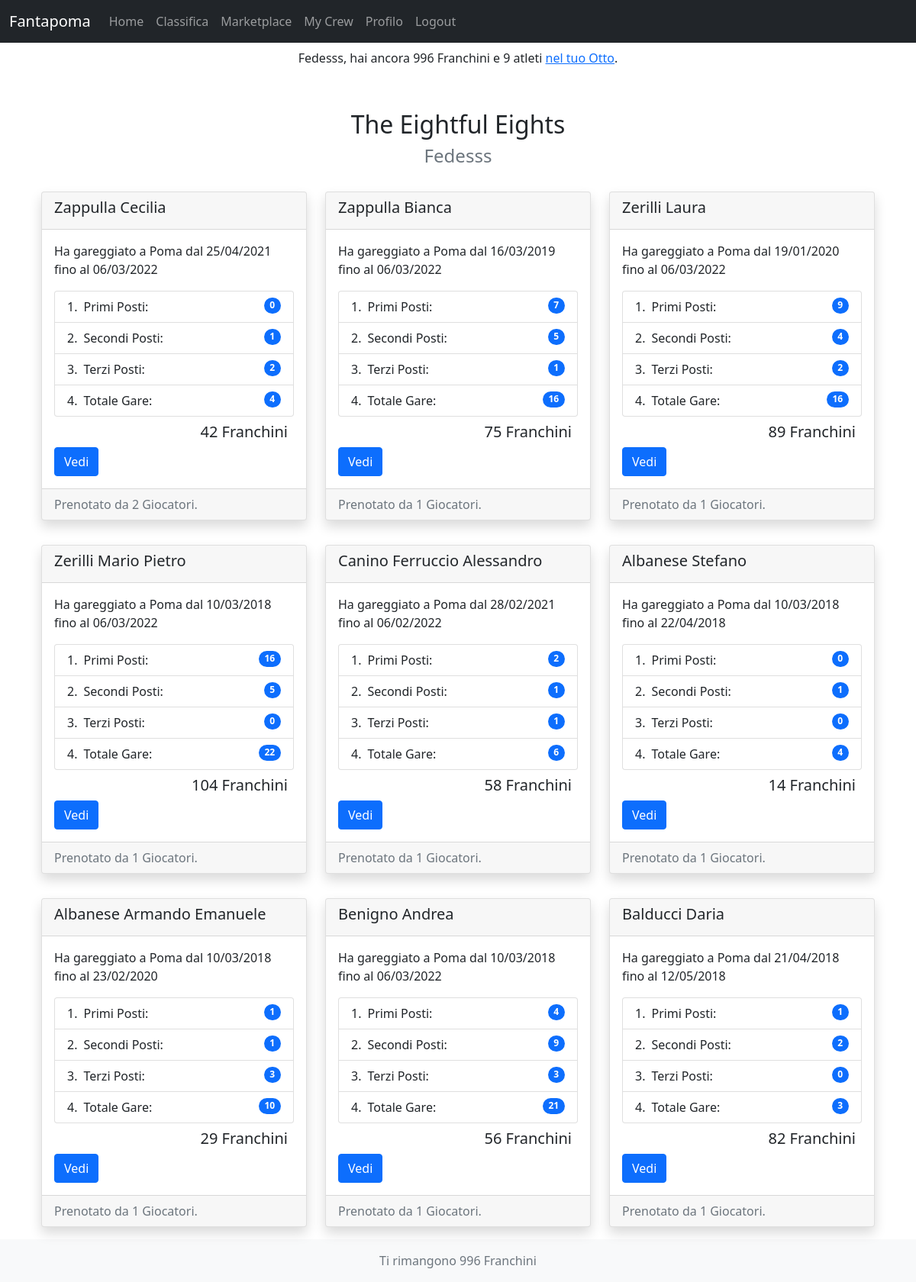
The app's page /fantapoma/mycrew/ (signed in), older data.
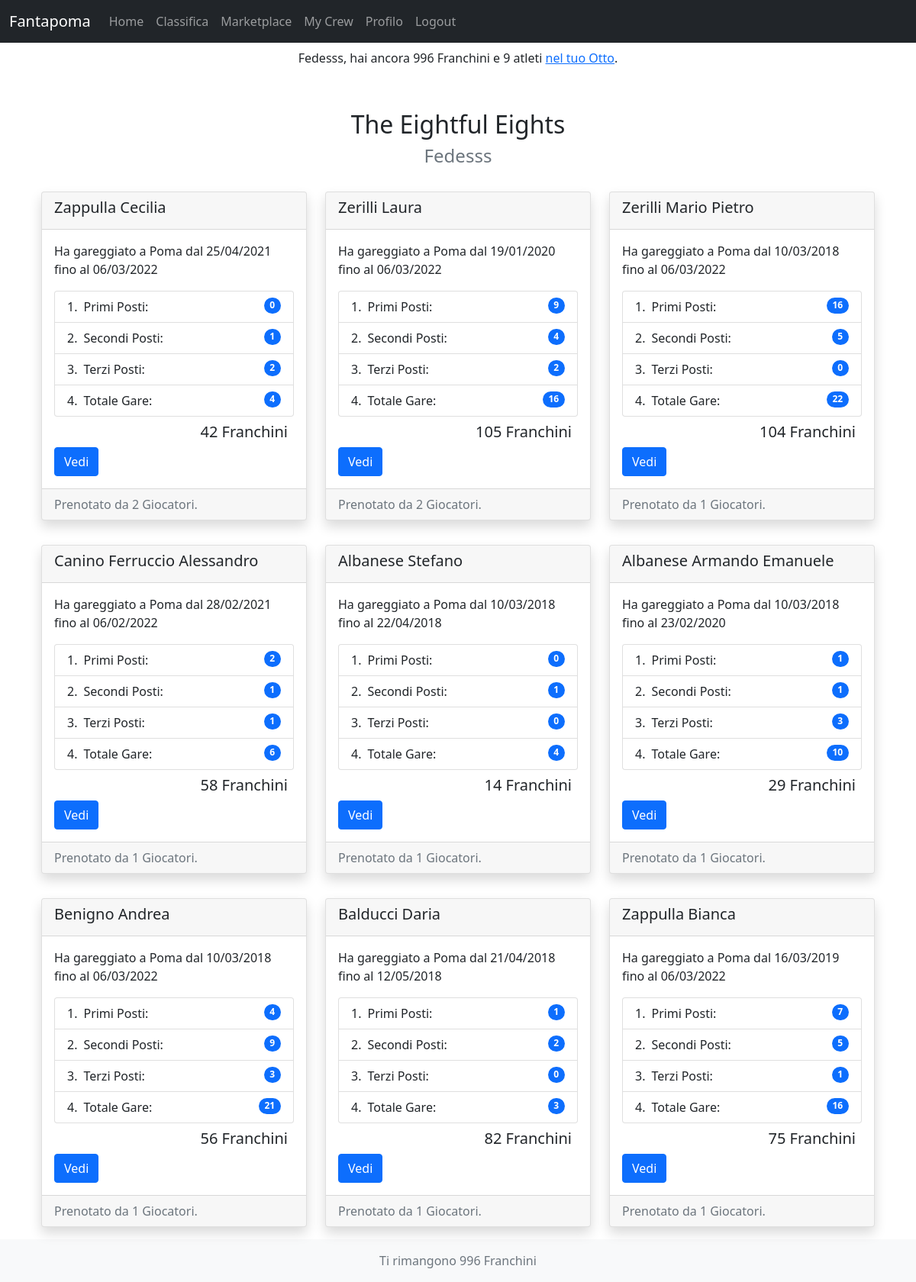
The same page, newer data.
### fantapoma/models.py (models this page shows, shortened)
class Player(models.Model):
    user = models.OneToOneField(User, on_delete=models.CASCADE, primary_key=True)
    franchs = models.IntegerField(blank=True, default=200)
    team_name = models.CharField(max_length=200, default='8+')
    score = models.IntegerField(blank=True, null=True, default=0)

class Athlete(models.Model):
    name = models.CharField(max_length=200)
    born = models.DateField('Date of Birth', default=datetime.date(2000,1,1))
    club = models.CharField(max_length=200, default='Società Canottieri Palermo')
    total = models.IntegerField('Total Races', default=0)
    first = models.IntegerField(default=0)
    second = models.IntegerField(default=0)
    third = models.IntegerField(default=0)
    first_time = models.DateField('First Race Date')
    last_time = models.DateField('Last Race Date')
    points = models.IntegerField(default=0)
    players = models.ManyToManyField(User)
    @property
    def bookings(self):
        n = self.players.all().count()
        return n
    @property
    def adjusted_points(self):
        booking_term = self.points*(math.tanh(self.bookings/4))
        adjusted_points = self.points + booking_term
        return int(adjusted_points)

### fantapoma/views.py (the view)
# urls.py: path('mycrew/', MyCrewView.as_view(), name='mycrew'),
class MyCrewView(LoginRequiredMixin, ListView):
    model = Athlete
    template_name = "fantapoma/mycrew.html"
    context_object_name = 'player'
    def get_queryset(self):
        self.user = self.request.user
        return self.user.athlete_set.all()
    def get_context_data(self, **kwargs):
        self.user = self.request.user
        context = super().get_context_data(**kwargs)
        context['atleti'] = self.user.athlete_set.all()
        return context

### fantapoma/templates/fantapoma/mycrew.html (shortened to what this page needs)
{% extends "base.html" %}
{% block content %}
<div class="container header text-center mt-5">
  <h2>{{ request.user.player.team_name }}</h2>
  <h3 class="text-muted fw-light fs-4">{{ request.user.username }}</h3>
</div>
<div class="container card-container mt-2">
  <div class="container-fluid object">
    <div class="row">
    {% for object in object_list %}
      <div class="col-sm-4 my-3">
        <div class="card shadow">
          <div class="card-header">
            <h5>{{object.name}}</h5>
          </div>
          <div class="card-body">
            <p class="card-text">Ha gareggiato a Poma dal {{object.first_time|date:'d/m/Y'}} fino al {{object.last_time|date:'d/m/Y'}}</p>
            <ul class="list-group list-group-numbered">
              <li class="list-group-item d-flex justify-content-between align-items-start">
                <div class="ms-2 me-auto">Primi Posti:</div>
                <span class="badge bg-primary rounded-pill">{{object.first}}</span>
              </li>
              <li class="list-group-item d-flex justify-content-between align-items-start">
                <div class="ms-2 me-auto">Secondi Posti:</div>
                <span class="badge bg-primary rounded-pill">{{object.second}}</span>
              </li>
              <li class="list-group-item d-flex justify-content-between align-items-start">
                <div class="ms-2 me-auto">Terzi Posti:</div>
                <span class="badge bg-primary rounded-pill">{{object.third}}</span>
              </li>
              <li class="list-group-item d-flex justify-content-between align-items-start">
                <div class="ms-2 me-auto">Totale Gare:</div>
                <span class="badge bg-primary rounded-pill">{{object.total}}</span>
              </li>
            </ul>
            <h5 class="card-text text-end m-2">{{ object.adjusted_points }} Franchini</h5>
            <a href="{% url 'view-athlete' object.id %}" class="btn btn-primary">Vedi</a>
          </div>
          <div class="card-footer text-muted">
            Prenotato da {{ object.bookings }} Giocatori.
          </div>
        </div>
      </div>
    {% endfor %}
    </div>
  </div>
</div>
{% endblock %}
{% block footer %}
<footer class="footer mt-auto py-3 bg-light text-center">
  <div class="container">
    <span class="text-muted">Ti rimangono {{ request.user.player.franchs }} Franchini</span>
  </div>
</footer>
{% endblock %}

### fantapoma/templates/base.html (shortened to what this page needs)
{% load static %}
<!doctype html>
<html lang="en">
  <head>
    <link href="https://cdn.jsdelivr.net/npm/bootstrap@5.1.3/dist/css/bootstrap.min.css" rel="stylesheet">
  </head>
  <body class="d-flex flex-column h-100">
    {% include "fantapoma/navbar.html" %}
    {% block content %}{% endblock %}
    {% block footer %}{% endblock %}
  </body>
</html>

### fantapoma/templates/fantapoma/navbar.html (shortened to what this page needs)
{% block navbar %}
<nav class="navbar navbar-expand-lg navbar-dark bg-dark">
  <div class="container-fluid">
    <a class="navbar-brand" href="#">Fantapoma</a>
    <div class="collapse navbar-collapse" id="navbarNav">
      <ul class="navbar-nav">
        <li class="nav-item">
          <a class="nav-link" aria-current="page" href="{% url 'fantapoma' %}">Home</a>
        </li>
        <li class="nav-item">
          <a class="nav-link" href="{% url 'leaderboard' %}">Classifica</a>
        </li>
        <li class="nav-item">
          <a class="nav-link" href="{% url 'marketplace' %}">Marketplace</a>
        </li>
        <li class="nav-item">
          <a class="nav-link" href="{% url 'mycrew' %}">My Crew</a>
        </li>
        {% if request.user.is_authenticated %}
        <li class="nav-item">
          <a class="nav-link" href="{% url 'fantaplayers:profile' request.user.id %}">Profilo</a>
        </li>
        <li class="nav-item">
          <a class="nav-link" href="{% url 'fantaplayers:logout' %}">Logout</a>
        </li>
        {% endif %}
      </ul>
    </div>
  </div>
</nav>
{% if request.user.is_authenticated %}
<nav class="nav justify-content-center">
  <span class="navbar-text">
    {{ request.user|title }}, hai ancora {{ request.user.player.franchs }} Franchini e
    {{ request.user.athlete_set.count }} atleti <a href={% url 'mycrew' %}>nel tuo Otto</a>.
  </span>
</nav>
{% endif %}
{% endblock %}

Row changes from the older to the newer data that the page shows:
changed Athlete "Zerilli Laura": adjusted_points "89" → "105"; bookings "1" → "2"
changed Athlete "Zappulla Bianca": moves down the list
